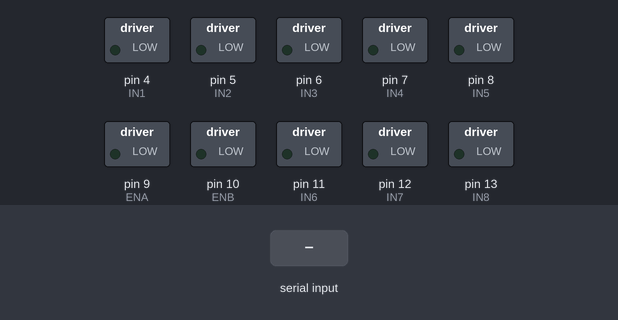
This sketch was run on a simulated Arduino Uno, built with avr-gcc and run on an emulated ATmega328P. Shown: switched loads named in the sketch (green lamp = pin HIGH). Inputs (shaded band) come from the test bench.

Above: at 1.2 s.
1.3 s: "F" received over the second serial link
At 2.1 s:
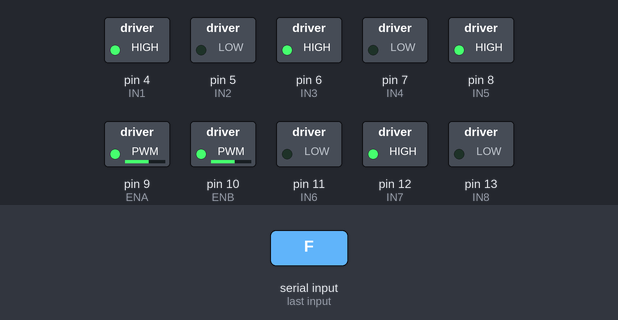
2.8 s: "B" received over the second serial link
At 3.2 s:
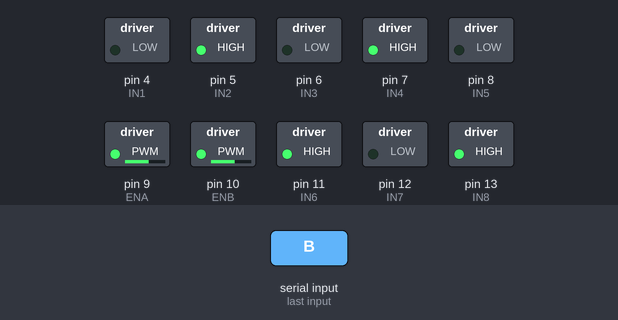
4.3 s: "L" received over the second serial link
At 5.5 s:
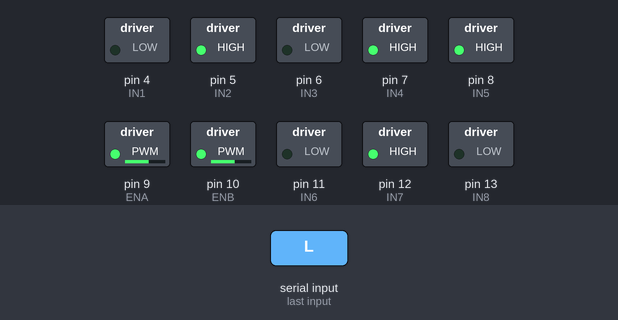
5.8 s: "R" received over the second serial link
At 6.7 s:
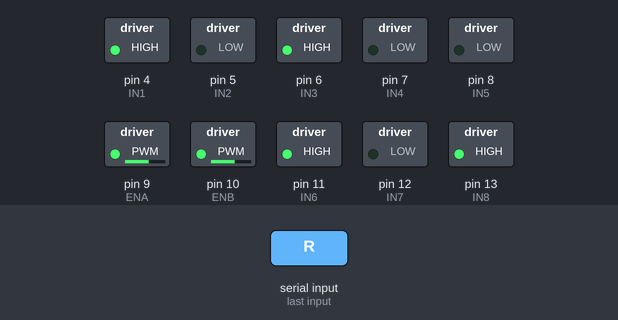
7.3 s: "S" received over the second serial link
At 7.8 s:
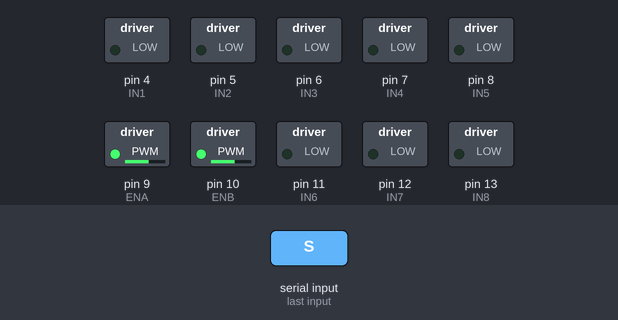
8.8 s: "G" received over the second serial link
At 10.3 s:
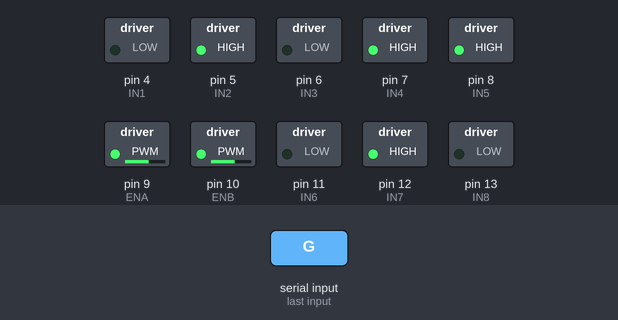
Timing chart, 0 to 11.4 s (numbered marks = the images above; inputs shaded):
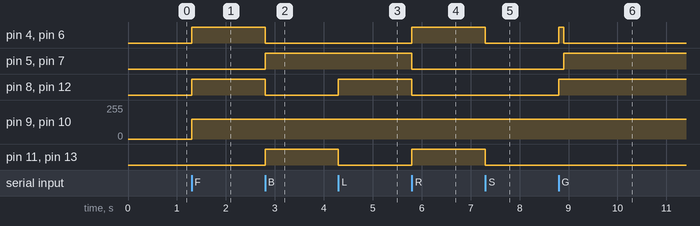

The sketch:

sand_rover_Arduino_code.ino
```cpp
// Sand Rover Arduino Code
// Bluetooth Controlled 4WD Rover using HC-05 and L298N

#include <SoftwareSerial.h>

SoftwareSerial BT(2, 3); // RX, TX

// LEFT motors (Driver 1)
int IN1 = 4;
int IN2 = 5;
int IN3 = 6;
int IN4 = 7;
int ENA = 9;
int ENB = 10;

// RIGHT motors (Driver 2)
int IN5 = 8;
int IN6 = 11;
int IN7 = 12;
int IN8 = 13;

int speedVal = 150;

void setup() {
  BT.begin(9600);

  pinMode(IN1, OUTPUT); pinMode(IN2, OUTPUT);
  pinMode(IN3, OUTPUT); pinMode(IN4, OUTPUT);
  pinMode(IN5, OUTPUT); pinMode(IN6, OUTPUT);
  pinMode(IN7, OUTPUT); pinMode(IN8, OUTPUT);

  pinMode(ENA, OUTPUT); pinMode(ENB, OUTPUT);
}

void loop() {
  if (BT.available()) {
    char cmd = BT.read();
    handleCommand(cmd);
  }
}

void setSpeed() {
  analogWrite(ENA, speedVal);
  analogWrite(ENB, speedVal);
}

void stopAll() {
  digitalWrite(IN1, LOW); digitalWrite(IN2, LOW);
  digitalWrite(IN3, LOW); digitalWrite(IN4, LOW);
  digitalWrite(IN5, LOW); digitalWrite(IN6, LOW);
  digitalWrite(IN7, LOW); digitalWrite(IN8, LOW);
}

void forward() {
  setSpeed();
  digitalWrite(IN1, HIGH); digitalWrite(IN2, LOW);
  digitalWrite(IN3, HIGH); digitalWrite(IN4, LOW);
  digitalWrite(IN5, HIGH); digitalWrite(IN6, LOW);
  digitalWrite(IN7, HIGH); digitalWrite(IN8, LOW);
}

void back() {
  setSpeed();
  digitalWrite(IN1, LOW); digitalWrite(IN2, HIGH);
  digitalWrite(IN3, LOW); digitalWrite(IN4, HIGH);
  digitalWrite(IN5, LOW); digitalWrite(IN6, HIGH);
  digitalWrite(IN7, LOW); digitalWrite(IN8, HIGH);
}

void left() {
  setSpeed();
  digitalWrite(IN1, LOW); digitalWrite(IN2, HIGH);
  digitalWrite(IN3, LOW); digitalWrite(IN4, HIGH);
  digitalWrite(IN5, HIGH); digitalWrite(IN6, LOW);
  digitalWrite(IN7, HIGH); digitalWrite(IN8, LOW);
}

void right() {
  setSpeed();
  digitalWrite(IN1, HIGH); digitalWrite(IN2, LOW);
  digitalWrite(IN3, HIGH); digitalWrite(IN4, LOW);
  digitalWrite(IN5, LOW); digitalWrite(IN6, HIGH);
  digitalWrite(IN7, LOW); digitalWrite(IN8, HIGH);
}

void handleCommand(char cmd) {
  switch(cmd) {
    case 'F': forward(); break;
    case 'B': back(); break;
    case 'L': left(); break;
    case 'R': right(); break;

    case 'G': forward(); delay(100); left(); break;
    case 'I': forward(); delay(100); right(); break;
    case 'H': back(); delay(100); left(); break;
    case 'J': back(); delay(100); right(); break;

    case 'S': stopAll(); break;
    case 'D': stopAll(); break;

    // Speed control
    case '0': speedVal = 0; break;
    case '1': speedVal = 100; break;
    case '2': speedVal = 120; break;
    case '3': speedVal = 140; break;
    case '4': speedVal = 160; break;
    case '5': speedVal = 180; break;
    case '6': speedVal = 200; break;
    case '7': speedVal = 220; break;
    case '8': speedVal = 240; break;
    case '9': speedVal = 255; break;
    case 'q': speedVal = 255; break;
  }
}
```

Measured:
- after the input at 1.3 s, pin 4 (IN1), pin 6 (IN3), pin 8 (IN5), pin 12 (IN7): LOW → HIGH at once; pin 9 (ENA), pin 10 (ENB): 0/255 → 150/255 at once
- after the input at 2.8 s, pin 4 (IN1), pin 6 (IN3), pin 8 (IN5), pin 12 (IN7): HIGH → LOW at once; pin 5 (IN2), pin 7 (IN4), pin 11 (IN6), pin 13 (IN8): LOW → HIGH at once
- after the input at 4.3 s, pin 8 (IN5), pin 12 (IN7): LOW → HIGH at once; pin 11 (IN6), pin 13 (IN8): HIGH → LOW at once
- after the input at 5.8 s, pin 4 (IN1), pin 6 (IN3), pin 11 (IN6), pin 13 (IN8): LOW → HIGH at once; pin 5 (IN2), pin 7 (IN4), pin 8 (IN5), pin 12 (IN7): HIGH → LOW at once
- after the input at 7.3 s, pin 4 (IN1), pin 6 (IN3), pin 11 (IN6), pin 13 (IN8): HIGH → LOW at once
- after the input at 8.8 s, pin 4 (IN1), pin 6 (IN3): LOW → HIGH at once, → LOW 0.10 s later; pin 5 (IN2), pin 7 (IN4): LOW → HIGH after 0.10 s; pin 8 (IN5), pin 12 (IN7): LOW → HIGH at once
